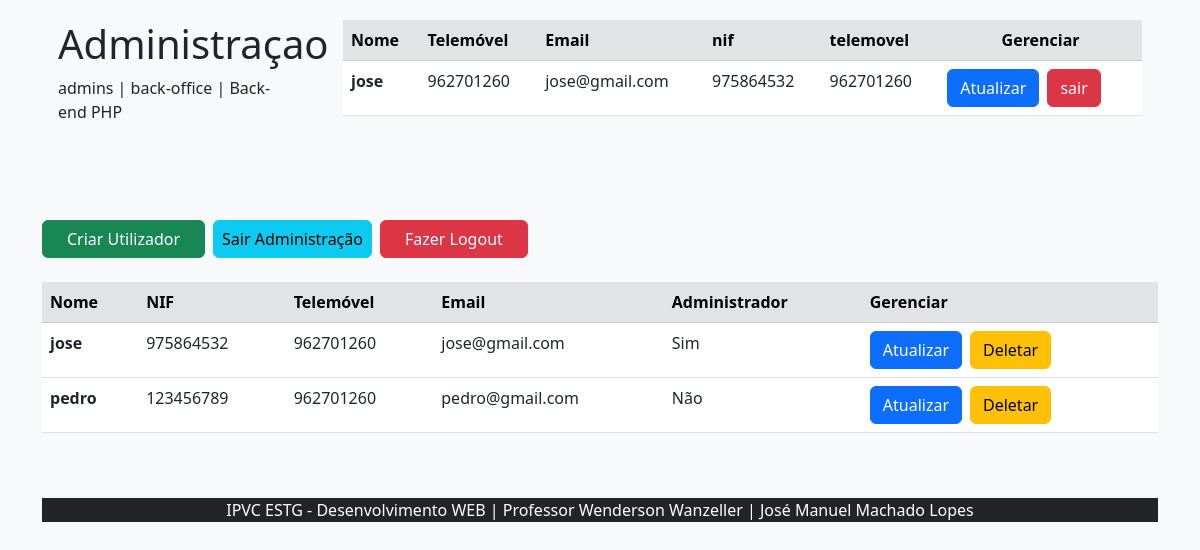
Page /pages/admin/admin_utilizadores/admin_utilizadores.php (signed in) on the earlier database version.
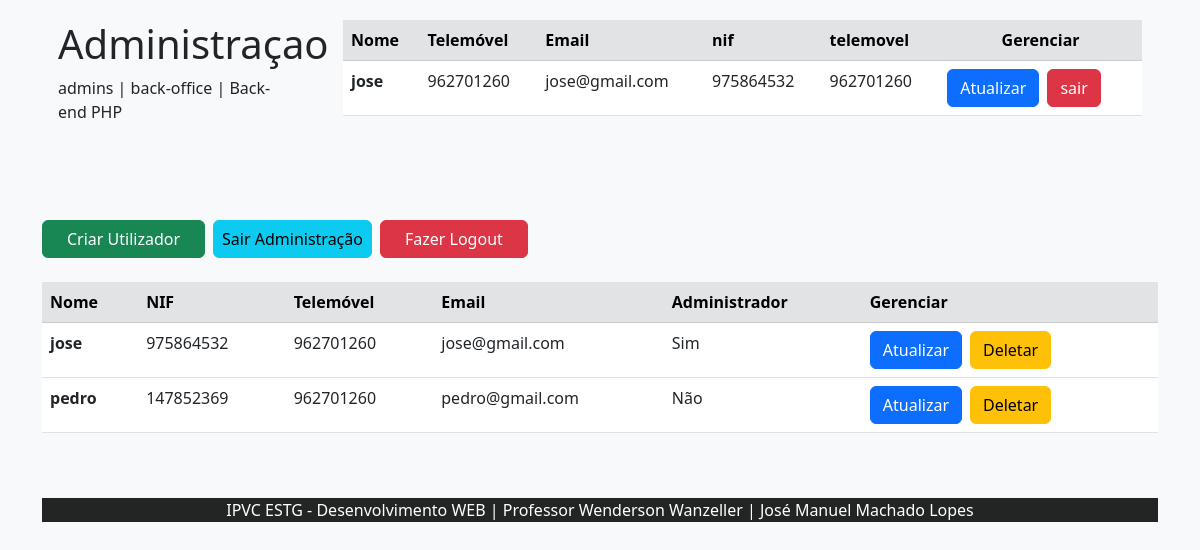
Same page on the later database version.
### tables this page shows
CREATE TABLE utilizadores(
        id INTEGER PRIMARY KEY,
        nome CHAR,  
        nif CHAR,  
        email CHAR NOT NULL, 
        telemovel   INTEGER,
        foto CHAR NULL, 
        administrador CHAR, 
        dono CHAR,
        pass_word CHAR NOT NULL
    );

### src/utils/auxiliadores.php (called while the page is built, shortened)
<?php
    include_once __DIR__.'/../../database/connections/repositorio.php';
function autenticado(){
    return isset($_SESSION['id']) ? true : false;
}
function utilizador(){
    if(autenticado()){
        return utilizador_data($_SESSION['id']);
    }else{
        return false;
    }
}

### database/connections/repositorio.php (called while the page is built, shortened)
<?php
    function utilizador_data($id){
        $get = $GLOBALS['pdo']->prepare('SELECT*FROM utilizadores WHERE id = ?;');
        $get->bindValue(1, $id, PDO::PARAM_INT);
        $get->execute();
        return $get->fetch();
    }
    function todos_utilizadores(){
        $get = $GLOBALS['pdo']->query('SELECT*FROM utilizadores;');
        $utilizadores = [];
        while($lista  = $get->fetch()){
            $utilizadores[] = $lista;
        }
        return $utilizadores;
    }

### pages/admin/admin_utilizadores/admin_utilizadores.php (the view, shortened to what this page needs)
<?php
require_once __DIR__ .'/../../../database/connections/repositorio.php';
require_once __DIR__ .'/../../../src/utils/auxiliadores.php';
$admin = utilizador();
$utilizadores = todos_utilizadores();
require_once __DIR__ . '/../../../pages/admin/templates/header.php';
?>
<link href="https://cdn.jsdelivr.net/npm/bootstrap@5.3.0-alpha3/dist/css/bootstrap.min.css" rel="stylesheet">
<main class="bg-light">
  <section class="py-4">
    <div class="d-flex justify-content">
      <a href="../criar_utilizador/criar_utilizador.php"><button class="btn btn-success px-4 me-2">Criar Utilizador</button></a>
      <a href="../administraçao/administraçao.php"><button class="btn btn-info px-2 me-2">Sair Administração</button></a>
      <form action="/src/controller/client/contr_autenticar.php" method="post">
        <button class="btn btn-danger px-4" type="submit" name="utilizador" value="logout">Fazer Logout</button>
      </form>
    </div>
  </section>
  <section>
    <div class="table-responsive">
      <table class="table mb-">
        <thead class="table-secondary">
          <tr>
            <th scope="col">Nome</th>
            <th scope="col">NIF</th>
            <th scope="col">Telemóvel</th>
            <th scope="col">Email</th>
            <th scope="col">Administrador</th>
            <th scope="col">Gerenciar</th>
          </tr>
        </thead>
        <tbody>
          <?php
          foreach ($utilizadores as $utilizador) {
          ?>
            <tr>
              <th scope="row"><?= $utilizador['nome'] ?></th>
              <td><?= $utilizador['nif'] ?></td>
              <td><?= $utilizador['telemovel'] ?></td>
              <td><?= $utilizador['email'] ?></td>
              <td><?= $utilizador['administrador'] == '1' ? 'Sim' : 'Não' ?></td>
              <td>
                <div class="d-flex justify-content">
                  <a href="/src/controller/admin/contr_utilizador.php? <?= 'utilizador=atualizar&id=' . $utilizador['id'] ?>"><button type="button" class="btn btn-primary me-2">Atualizar</button></a>
                  <button type="button" class="btn btn-warning" data-bs-toggle="modal" data-bs-target="#deletar<?= $utilizador['id'] ?>">Deletar</button>
                </div>
              </td>
            </tr>
          <?php
          }
          ?>
        </tbody>
      </table>
    </div>
  </section>
</main>
<?php
require_once __DIR__ . '/../../../pages/admin/templates/rodape.php';
?>

### pages/admin/templates/header.php (shortened to what this page needs)
<?php
        include_once __DIR__ . '/../../../src/utils/auxiliadores.php';
        $admin = utilizador()
?>
<!DOCTYPE html>
<html lang="en">
<head>
</head>
<body class="container bg-light">
  <div class="row">
    <div class="pt-1 col-3">
      <div class="p-3 mb-1 ">
        <h1>Administraçao</h1>
        <p>admins | back-office | Back-end PHP</p>
      </div>
    </div>
    <section class="pt-1 col-9">
    <div class="table-responsive p-3 mb-5 ">
      <table class="table">
        <thead class="table-secondary">
          <tr>
            <th scope="col">Nome</th>
            <th scope="col">Telemóvel</th>
            <th scope="col">Email</th>
            <th scope="col">nif</th>
            <th scope="col">telemovel</th>
            <th scope="col" class="text-center">Gerenciar</th>
          </tr>
        </thead>
        <tbody>
            <tr>
              <th scope="row"><?= $admin['nome'] ?></th>
              <td><?= $admin['telemovel'] ?></td>
              <td><?= $admin['email'] ?></td>
              <td><?= $admin['nif'] ?></td>
              <td><?= $admin['telemovel'] ?></td>
              <td>
                <div class="d-flex justify-content">
                  <a href="/src/controller/admin/contr_utilizador.php? <?= 'utilizador=atualizar&id=' . $admin['id'] ?>"><button type="button" class="btn btn-primary me-2">Atualizar</button></a>
                  <a href="/index.php" class="btn btn-danger ">sair</a>
                </div>
              </td>
            </tr>
        </tbody>
      </table>
    </div>
  </section>
  </div>

### pages/admin/templates/rodape.php (shortened to what this page needs)
<div style="border-top-style: solid; border-width: 1px; border-color: aliceblue; background-color: rgb(35, 37, 37); width: 100%;  color: rgb(255, 255, 255);" class="mt-5">
    <footer class="container">
        <article class="col 3 align-items-center justify-content-center text-center">
            <p >IPVC ESTG - Desenvolvimento WEB | Professor Wenderson Wanzeller | José Manuel Machado Lopes</p>
        </article>
    </footer>
</div>

Differences in the rows shown:
changed utilizadores "pedro": nif "123456789" → "147852369"
